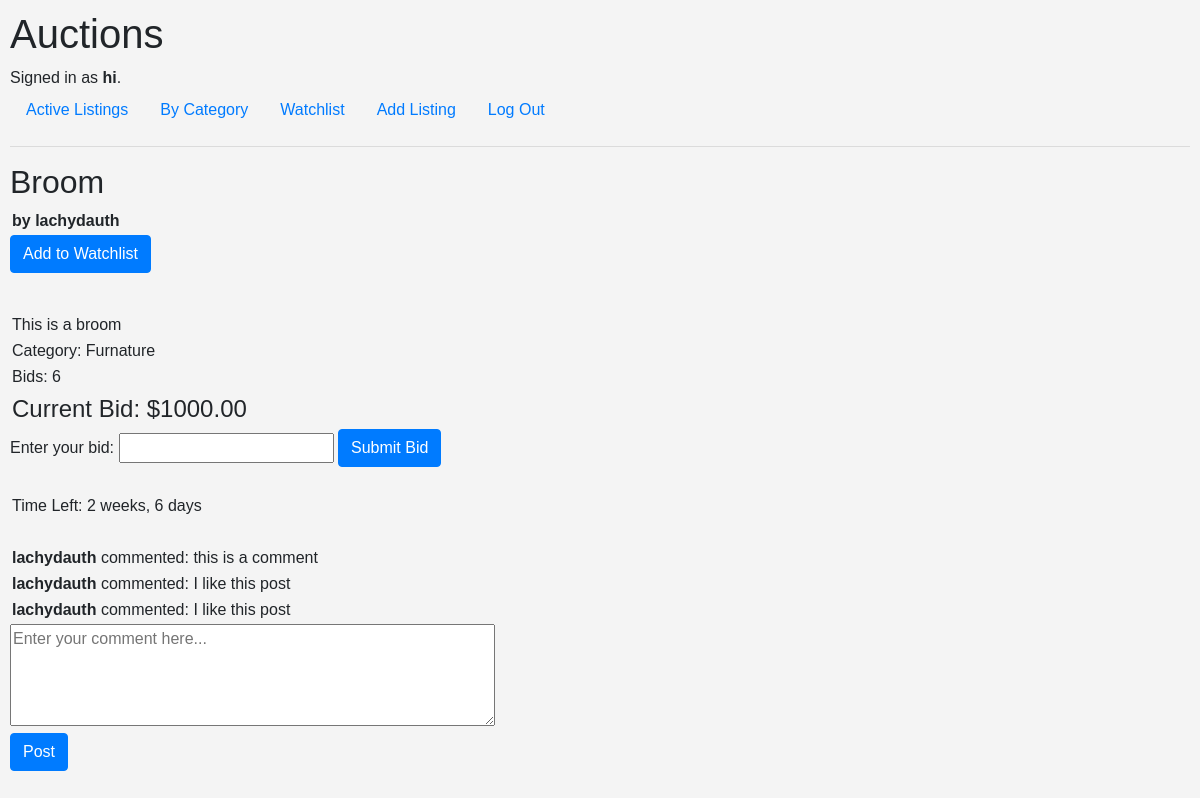
The app's page /listing/1 (signed in) with its own data.
### auctions/models.py (models this page shows, shortened)
class User(AbstractUser):
    watching = models.ManyToManyField("Auction", blank=True, related_name="watchers")

class Auction(models.Model):
    title = models.CharField(max_length=64)
    description = models.CharField(max_length=512)
    starting_bid = models.DecimalField(max_digits=10, decimal_places=2)
    current_bid = models.DecimalField(max_digits=10, decimal_places=2, null=True, blank=True)
    owner = models.ForeignKey(User, on_delete=models.CASCADE, related_name="listings")
    end_date = models.DateTimeField()
    image_url = models.URLField(max_length=200, null=True, blank=True)
    category = models.ForeignKey(Category, on_delete=models.SET_NULL, null=True, related_name="auctions")

class Category(models.Model):
    name = models.CharField(max_length=64, unique=True)
    def __str__(self):
        return self.name

class Comment(models.Model):
    commenter = models.ForeignKey(User, on_delete=models.CASCADE, related_name="comments")
    listing = models.ForeignKey(Auction, on_delete=models.CASCADE, related_name="comments")
    comment = models.CharField(max_length=512)

### auctions/views.py (the view, shortened to what this page needs)
# urls.py: path("listing/<int:listing_id>", views.listing, name="listing"),
def listing(request, listing_id):
    try:
        listing = Auction.objects.get(pk=listing_id)
    except Auction.DoesNotExist:
        return HttpResponse("Listing not found.", status=404)
    user_has_highest = False
    try:
        if listing.bids.latest('id').bidder == request.user:
            user_has_highest = True
    except:
        pass
    return render(request, "auctions/listing.html", {
        "watching": request.user.watching.filter(pk=listing_id).exists(),
        "listing": listing,
        "current_time": timezone.now(),
        "user_has_highest": user_has_highest,
        "comments": listing.comments.all(),
    })

### auctions/templates/auctions/listing.html (shortened to what this page needs)
{% extends "auctions/layout.html" %}
{% block body %}
    <h2>{{ listing.title }}</h2>
    <p><strong>by {{ listing.owner }}</strong></p>
    {% if not watching %}
        <form action="{% url 'watchlist' %}" method="post">
            <input class="btn btn-primary" type="submit" value="Add to Watchlist">
        </form>
    {% endif %}
    <p>{{ listing.description }}</p>
    <p>Category: {{ listing.category }}</p>
    <p>Bids: {{ listing.bids.count }}</p>
    <p class="large">
        Current Bid: ${{ listing.current_bid }}
    </p>
    {% if listing.end_date > current_time %}
        <form action="{% url 'listing' listing.id %}" method="post">
            <label for="price">Enter your bid:</label>
            <input type="number" name="price" id="price" min="0" step="0.01">
            <input class="btn btn-primary" type="submit" value="Submit Bid">
        </form>
        <br>
        <p>Time Left:
            {{ current_time|timesince:listing.end_date }}
        </p>
    {% endif %}
    <br>
    {% for comment in comments %}
        <p><strong>{{ comment.commenter }}</strong> commented: {{ comment.comment }}</p>
    {% empty %}
        <p>Be the first comment:</p>
    {% endfor %}
    <form action="{% url 'listing' listing.id %}" method="post">
        <textarea name="text" rows="4" cols="50" placeholder="Enter your comment here..."></textarea>
        <br>
        <input class="btn btn-primary" type="submit" value="Post">
    </form>
{% endblock %}

### auctions/templates/auctions/layout.html (shortened to what this page needs)
{% load static %}
<!DOCTYPE html>
<html lang="en">
    <head>
        <link rel="stylesheet" href="https://stackpath.bootstrapcdn.com/bootstrap/4.4.1/css/bootstrap.min.css">
        <link href="{% static 'auctions/styles.css' %}" rel="stylesheet">
    </head>
    <body>
        <h1>Auctions</h1>
        <div>
            {% if user.is_authenticated %}
                Signed in as <strong>{{ user.username }}</strong>.
            {% else %}
                Not signed in.
            {% endif %}
        </div>
        <ul class="nav">
            <li class="nav-item">
                <a class="nav-link" href="{% url 'index' %}">Active Listings</a>
            </li>
            <li class="nav-item">
                <a class="nav-link" href="{% url 'category_finder' %}">By Category</a>
            </li>
            {% if user.is_authenticated %}
                <li class="nav-item">
                    <a class="nav-link" href="{% url 'watchlist' %}">Watchlist</a>
                </li>
                <li class="nav-item">
                    <a class="nav-link" href="{% url 'new_listing' %}">Add Listing</a>
                </li>
                <li class="nav-item">
                    <a class="nav-link" href="{% url 'logout' %}">Log Out</a>
                </li>
            {% endif %}
        </ul>
        <hr>
        {% block body %}
        {% endblock %}
    </body>
</html>

### auctions/static/auctions/styles.css (style rules this page uses)
body { padding: 10px; }
p { margin: 2px; }
.large { font-size: 1.5rem; }
body { font-family: Arial, sans-serif; background-color: #f4f4f4; }
form input[type="submit"] { cursor: pointer; }

### records on screen
User: username "hi"
Auction: title "Broom", owner "lachydauth", description "This is a broom", category "Furnature", bids.count "6", current_bid "1000.00", end_date "2 weeks, 6 days"
Comment: commenter "lachydauth", comment "this is a comment"
Comment: commenter "lachydauth", comment "I like this post"
Comment: commenter "lachydauth", comment "I like this post"
